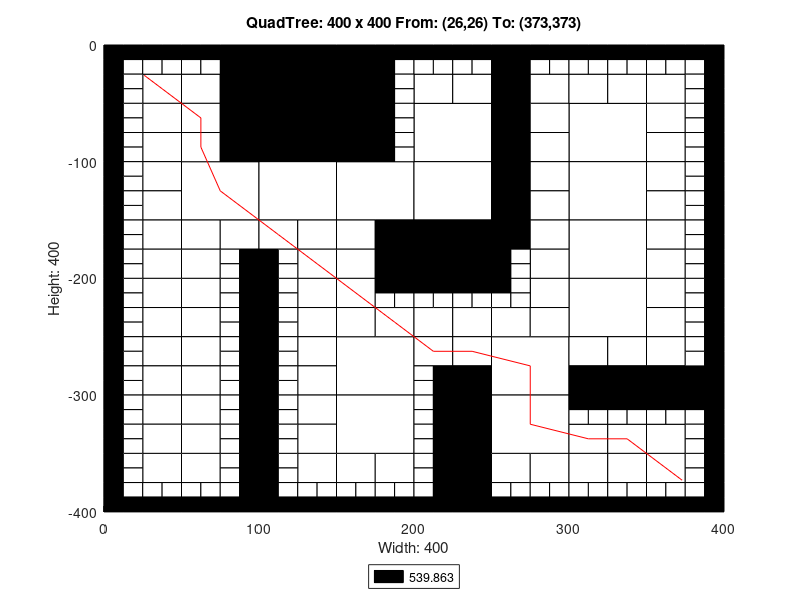

Source code (MATLAB):
axis([0 400 -400 0]);
title('QuadTree: 400 x 400 From: (26,26) To: (373,373)');
xlabel('Width: 400');
ylabel('Height: 400');
rectangle('Position',[100 -50 50 50], 'FaceColor',[0 0 0]);
rectangle('Position',[100 -100 50 50], 'FaceColor',[0 0 0]);
rectangle('Position',[50 -150 50 50], 'FaceColor',[1 1 1]);
rectangle('Position',[100 -150 50 50], 'FaceColor',[1 1 1]);
rectangle('Position',[150 -150 50 50], 'FaceColor',[1 1 1]);
rectangle('Position',[200 -100 50 50], 'FaceColor',[1 1 1]);
rectangle('Position',[300 -100 50 50], 'FaceColor',[1 1 1]);
rectangle('Position',[200 -150 50 50], 'FaceColor',[1 1 1]);
rectangle('Position',[200 -200 50 50], 'FaceColor',[0 0 0]);
rectangle('Position',[300 -150 50 50], 'FaceColor',[1 1 1]);
rectangle('Position',[300 -200 50 50], 'FaceColor',[1 1 1]);
rectangle('Position',[150 -300 50 50], 'FaceColor',[1 1 1]);
rectangle('Position',[150 -350 50 50], 'FaceColor',[1 1 1]);
rectangle('Position',[250 -300 50 50], 'FaceColor',[1 1 1]);
rectangle('Position',[300 -250 50 50], 'FaceColor',[1 1 1]);
rectangle('Position',[250 -350 50 50], 'FaceColor',[1 1 1]);
rectangle('Position',[25 -50 25 25], 'FaceColor',[1 1 1]);
rectangle('Position',[75 -25 25 25], 'FaceColor',[0 0 0]);
rectangle('Position',[50 -50 25 25], 'FaceColor',[1 1 1]);
rectangle('Position',[75 -50 25 25], 'FaceColor',[0 0 0]);
rectangle('Position',[25 -75 25 25], 'FaceColor',[1 1 1]);
rectangle('Position',[25 -100 25 25], 'FaceColor',[1 1 1]);
rectangle('Position',[50 -75 25 25], 'FaceColor',[1 1 1]);
rectangle('Position',[75 -75 25 25], 'FaceColor',[0 0 0]);
rectangle('Position',[50 -100 25 25], 'FaceColor',[1 1 1]);
rectangle('Position',[75 -100 25 25], 'FaceColor',[0 0 0]);
rectangle('Position',[150 -25 25 25], 'FaceColor',[0 0 0]);
rectangle('Position',[150 -50 25 25], 'FaceColor',[0 0 0]);
rectangle('Position',[150 -75 25 25], 'FaceColor',[0 0 0]);
rectangle('Position',[150 -100 25 25], 'FaceColor',[0 0 0]);
rectangle('Position',[25 -125 25 25], 'FaceColor',[1 1 1]);
rectangle('Position',[25 -150 25 25], 'FaceColor',[1 1 1]);
rectangle('Position',[25 -175 25 25], 'FaceColor',[1 1 1]);
rectangle('Position',[25 -200 25 25], 'FaceColor',[1 1 1]);
rectangle('Position',[50 -175 25 25], 'FaceColor',[1 1 1]);
rectangle('Position',[75 -175 25 25], 'FaceColor',[1 1 1]);
rectangle('Position',[50 -200 25 25], 'FaceColor',[1 1 1]);
rectangle('Position',[100 -175 25 25], 'FaceColor',[1 1 1]);
rectangle('Position',[125 -175 25 25], 'FaceColor',[1 1 1]);
rectangle('Position',[125 -200 25 25], 'FaceColor',[1 1 1]);
rectangle('Position',[150 -175 25 25], 'FaceColor',[1 1 1]);
rectangle('Position',[175 -175 25 25], 'FaceColor',[0 0 0]);
rectangle('Position',[150 -200 25 25], 'FaceColor',[1 1 1]);
rectangle('Position',[175 -200 25 25], 'FaceColor',[0 0 0]);
rectangle('Position',[200 -50 25 25], 'FaceColor',[1 1 1]);
rectangle('Position',[225 -50 25 25], 'FaceColor',[1 1 1]);
rectangle('Position',[250 -25 25 25], 'FaceColor',[0 0 0]);
rectangle('Position',[250 -50 25 25], 'FaceColor',[0 0 0]);
rectangle('Position',[275 -50 25 25], 'FaceColor',[1 1 1]);
rectangle('Position',[250 -75 25 25], 'FaceColor',[0 0 0]);
rectangle('Position',[275 -75 25 25], 'FaceColor',[1 1 1]);
rectangle('Position',[250 -100 25 25], 'FaceColor',[0 0 0]);
rectangle('Position',[275 -100 25 25], 'FaceColor',[1 1 1]);
rectangle('Position',[300 -50 25 25], 'FaceColor',[1 1 1]);
rectangle('Position',[325 -50 25 25], 'FaceColor',[1 1 1]);
rectangle('Position',[350 -50 25 25], 'FaceColor',[1 1 1]);
rectangle('Position',[350 -75 25 25], 'FaceColor',[1 1 1]);
rectangle('Position',[350 -100 25 25], 'FaceColor',[1 1 1]);
rectangle('Position',[250 -125 25 25], 'FaceColor',[0 0 0]);
rectangle('Position',[275 -125 25 25], 'FaceColor',[1 1 1]);
rectangle('Position',[250 -150 25 25], 'FaceColor',[0 0 0]);
rectangle('Position',[275 -150 25 25], 'FaceColor',[1 1 1]);
rectangle('Position',[250 -175 25 25], 'FaceColor',[0 0 0]);
rectangle('Position',[275 -175 25 25], 'FaceColor',[1 1 1]);
rectangle('Position',[275 -200 25 25], 'FaceColor',[1 1 1]);
rectangle('Position',[350 -125 25 25], 'FaceColor',[1 1 1]);
rectangle('Position',[350 -150 25 25], 'FaceColor',[1 1 1]);
rectangle('Position',[350 -175 25 25], 'FaceColor',[1 1 1]);
rectangle('Position',[350 -200 25 25], 'FaceColor',[1 1 1]);
rectangle('Position',[25 -225 25 25], 'FaceColor',[1 1 1]);
rectangle('Position',[25 -250 25 25], 'FaceColor',[1 1 1]);
rectangle('Position',[50 -225 25 25], 'FaceColor',[1 1 1]);
rectangle('Position',[50 -250 25 25], 'FaceColor',[1 1 1]);
rectangle('Position',[25 -275 25 25], 'FaceColor',[1 1 1]);
rectangle('Position',[25 -300 25 25], 'FaceColor',[1 1 1]);
rectangle('Position',[50 -275 25 25], 'FaceColor',[1 1 1]);
rectangle('Position',[50 -300 25 25], 'FaceColor',[1 1 1]);
rectangle('Position',[125 -225 25 25], 'FaceColor',[1 1 1]);
rectangle('Position',[125 -250 25 25], 'FaceColor',[1 1 1]);
rectangle('Position',[150 -225 25 25], 'FaceColor',[1 1 1]);
rectangle('Position',[150 -250 25 25], 'FaceColor',[1 1 1]);
rectangle('Position',[175 -250 25 25], 'FaceColor',[1 1 1]);
rectangle('Position',[125 -275 25 25], 'FaceColor',[1 1 1]);
rectangle('Position',[125 -300 25 25], 'FaceColor',[1 1 1]);
rectangle('Position',[25 -325 25 25], 'FaceColor',[1 1 1]);
rectangle('Position',[25 -350 25 25], 'FaceColor',[1 1 1]);
rectangle('Position',[50 -325 25 25], 'FaceColor',[1 1 1]);
rectangle('Position',[50 -350 25 25], 'FaceColor',[1 1 1]);
rectangle('Position',[25 -375 25 25], 'FaceColor',[1 1 1]);
rectangle('Position',[50 -375 25 25], 'FaceColor',[1 1 1]);
rectangle('Position',[125 -325 25 25], 'FaceColor',[1 1 1]);
rectangle('Position',[125 -350 25 25], 'FaceColor',[1 1 1]);
rectangle('Position',[125 -375 25 25], 'FaceColor',[1 1 1]);
rectangle('Position',[150 -375 25 25], 'FaceColor',[1 1 1]);
rectangle('Position',[175 -375 25 25], 'FaceColor',[1 1 1]);
rectangle('Position',[200 -250 25 25], 'FaceColor',[1 1 1]);
rectangle('Position',[225 -250 25 25], 'FaceColor',[1 1 1]);
rectangle('Position',[275 -225 25 25], 'FaceColor',[1 1 1]);
rectangle('Position',[250 -250 25 25], 'FaceColor',[1 1 1]);
rectangle('Position',[275 -250 25 25], 'FaceColor',[1 1 1]);
rectangle('Position',[200 -275 25 25], 'FaceColor',[1 1 1]);
rectangle('Position',[225 -275 25 25], 'FaceColor',[1 1 1]);
rectangle('Position',[225 -300 25 25], 'FaceColor',[0 0 0]);
rectangle('Position',[350 -225 25 25], 'FaceColor',[1 1 1]);
rectangle('Position',[350 -250 25 25], 'FaceColor',[1 1 1]);
rectangle('Position',[300 -275 25 25], 'FaceColor',[1 1 1]);
rectangle('Position',[325 -275 25 25], 'FaceColor',[1 1 1]);
rectangle('Position',[300 -300 25 25], 'FaceColor',[0 0 0]);
rectangle('Position',[325 -300 25 25], 'FaceColor',[0 0 0]);
rectangle('Position',[350 -275 25 25], 'FaceColor',[1 1 1]);
rectangle('Position',[350 -300 25 25], 'FaceColor',[0 0 0]);
rectangle('Position',[375 -300 25 25], 'FaceColor',[0 0 0]);
rectangle('Position',[225 -325 25 25], 'FaceColor',[0 0 0]);
rectangle('Position',[225 -350 25 25], 'FaceColor',[0 0 0]);
rectangle('Position',[225 -375 25 25], 'FaceColor',[0 0 0]);
rectangle('Position',[225 -400 25 25], 'FaceColor',[0 0 0]);
rectangle('Position',[250 -375 25 25], 'FaceColor',[1 1 1]);
rectangle('Position',[275 -375 25 25], 'FaceColor',[1 1 1]);
rectangle('Position',[300 -350 25 25], 'FaceColor',[1 1 1]);
rectangle('Position',[325 -350 25 25], 'FaceColor',[1 1 1]);
rectangle('Position',[350 -350 25 25], 'FaceColor',[1 1 1]);
rectangle('Position',[300 -375 25 25], 'FaceColor',[1 1 1]);
rectangle('Position',[325 -375 25 25], 'FaceColor',[1 1 1]);
rectangle('Position',[350 -375 25 25], 'FaceColor',[1 1 1]);
rectangle('Position',[0 -12.5 12.5 12.5], 'FaceColor',[0 0 0]);
rectangle('Position',[12.5 -12.5 12.5 12.5], 'FaceColor',[0 0 0]);
rectangle('Position',[0 -25 12.5 12.5], 'FaceColor',[0 0 0]);
rectangle('Position',[12.5 -25 12.5 12.5], 'FaceColor',[1 1 1]);
rectangle('Position',[25 -12.5 12.5 12.5], 'FaceColor',[0 0 0]);
rectangle('Position',[37.5 -12.5 12.5 12.5], 'FaceColor',[0 0 0]);
rectangle('Position',[25 -25 12.5 12.5], 'FaceColor',[1 1 1]);
rectangle('Position',[37.5 -25 12.5 12.5], 'FaceColor',[1 1 1]);
rectangle('Position',[0 -37.5 12.5 12.5], 'FaceColor',[0 0 0]);
rectangle('Position',[12.5 -37.5 12.5 12.5], 'FaceColor',[1 1 1]);
rectangle('Position',[0 -50 12.5 12.5], 'FaceColor',[0 0 0]);
rectangle('Position',[12.5 -50 12.5 12.5], 'FaceColor',[1 1 1]);
rectangle('Position',[50 -12.5 12.5 12.5], 'FaceColor',[0 0 0]);
rectangle('Position',[62.5 -12.5 12.5 12.5], 'FaceColor',[0 0 0]);
rectangle('Position',[50 -25 12.5 12.5], 'FaceColor',[1 1 1]);
rectangle('Position',[62.5 -25 12.5 12.5], 'FaceColor',[1 1 1]);
rectangle('Position',[0 -62.5 12.5 12.5], 'FaceColor',[0 0 0]);
rectangle('Position',[12.5 -62.5 12.5 12.5], 'FaceColor',[1 1 1]);
rectangle('Position',[0 -75 12.5 12.5], 'FaceColor',[0 0 0]);
rectangle('Position',[12.5 -75 12.5 12.5], 'FaceColor',[1 1 1]);
rectangle('Position',[0 -87.5 12.5 12.5], 'FaceColor',[0 0 0]);
rectangle('Position',[12.5 -87.5 12.5 12.5], 'FaceColor',[1 1 1]);
rectangle('Position',[0 -100 12.5 12.5], 'FaceColor',[0 0 0]);
rectangle('Position',[12.5 -100 12.5 12.5], 'FaceColor',[1 1 1]);
rectangle('Position',[175 -12.5 12.5 12.5], 'FaceColor',[0 0 0]);
rectangle('Position',[187.5 -12.5 12.5 12.5], 'FaceColor',[0 0 0]);
rectangle('Position',[175 -25 12.5 12.5], 'FaceColor',[0 0 0]);
rectangle('Position',[187.5 -25 12.5 12.5], 'FaceColor',[1 1 1]);
rectangle('Position',[175 -37.5 12.5 12.5], 'FaceColor',[0 0 0]);
rectangle('Position',[187.5 -37.5 12.5 12.5], 'FaceColor',[1 1 1]);
rectangle('Position',[175 -50 12.5 12.5], 'FaceColor',[0 0 0]);
rectangle('Position',[187.5 -50 12.5 12.5], 'FaceColor',[1 1 1]);
rectangle('Position',[175 -62.5 12.5 12.5], 'FaceColor',[0 0 0]);
rectangle('Position',[187.5 -62.5 12.5 12.5], 'FaceColor',[1 1 1]);
rectangle('Position',[175 -75 12.5 12.5], 'FaceColor',[0 0 0]);
rectangle('Position',[187.5 -75 12.5 12.5], 'FaceColor',[1 1 1]);
rectangle('Position',[175 -87.5 12.5 12.5], 'FaceColor',[0 0 0]);
rectangle('Position',[187.5 -87.5 12.5 12.5], 'FaceColor',[1 1 1]);
rectangle('Position',[175 -100 12.5 12.5], 'FaceColor',[0 0 0]);
rectangle('Position',[187.5 -100 12.5 12.5], 'FaceColor',[1 1 1]);
rectangle('Position',[0 -112.5 12.5 12.5], 'FaceColor',[0 0 0]);
rectangle('Position',[12.5 -112.5 12.5 12.5], 'FaceColor',[1 1 1]);
rectangle('Position',[0 -125 12.5 12.5], 'FaceColor',[0 0 0]);
rectangle('Position',[12.5 -125 12.5 12.5], 'FaceColor',[1 1 1]);
rectangle('Position',[0 -137.5 12.5 12.5], 'FaceColor',[0 0 0]);
rectangle('Position',[12.5 -137.5 12.5 12.5], 'FaceColor',[1 1 1]);
rectangle('Position',[0 -150 12.5 12.5], 'FaceColor',[0 0 0]);
rectangle('Position',[12.5 -150 12.5 12.5], 'FaceColor',[1 1 1]);
rectangle('Position',[0 -162.5 12.5 12.5], 'FaceColor',[0 0 0]);
rectangle('Position',[12.5 -162.5 12.5 12.5], 'FaceColor',[1 1 1]);
rectangle('Position',[0 -175 12.5 12.5], 'FaceColor',[0 0 0]);
rectangle('Position',[12.5 -175 12.5 12.5], 'FaceColor',[1 1 1]);
rectangle('Position',[0 -187.5 12.5 12.5], 'FaceColor',[0 0 0]);
rectangle('Position',[12.5 -187.5 12.5 12.5], 'FaceColor',[1 1 1]);
rectangle('Position',[0 -200 12.5 12.5], 'FaceColor',[0 0 0]);
rectangle('Position',[12.5 -200 12.5 12.5], 'FaceColor',[1 1 1]);
rectangle('Position',[75 -187.5 12.5 12.5], 'FaceColor',[1 1 1]);
rectangle('Position',[87.5 -187.5 12.5 12.5], 'FaceColor',[0 0 0]);
rectangle('Position',[75 -200 12.5 12.5], 'FaceColor',[1 1 1]);
rectangle('Position',[87.5 -200 12.5 12.5], 'FaceColor',[0 0 0]);
rectangle('Position',[100 -187.5 12.5 12.5], 'FaceColor',[0 0 0]);
rectangle('Position',[112.5 -187.5 12.5 12.5], 'FaceColor',[1 1 1]);
rectangle('Position',[100 -200 12.5 12.5], 'FaceColor',[0 0 0]);
rectangle('Position',[112.5 -200 12.5 12.5], 'FaceColor',[1 1 1]);
rectangle('Position',[200 -12.5 12.5 12.5], 'FaceColor',[0 0 0]);
rectangle('Position',[212.5 -12.5 12.5 12.5], 'FaceColor',[0 0 0]);
rectangle('Position',[200 -25 12.5 12.5], 'FaceColor',[1 1 1]);
rectangle('Position',[212.5 -25 12.5 12.5], 'FaceColor',[1 1 1]);
rectangle('Position',[225 -12.5 12.5 12.5], 'FaceColor',[0 0 0]);
rectangle('Position',[237.5 -12.5 12.5 12.5], 'FaceColor',[0 0 0]);
rectangle('Position',[225 -25 12.5 12.5], 'FaceColor',[1 1 1]);
rectangle('Position',[237.5 -25 12.5 12.5], 'FaceColor',[1 1 1]);
rectangle('Position',[275 -12.5 12.5 12.5], 'FaceColor',[0 0 0]);
rectangle('Position',[287.5 -12.5 12.5 12.5], 'FaceColor',[0 0 0]);
rectangle('Position',[275 -25 12.5 12.5], 'FaceColor',[1 1 1]);
rectangle('Position',[287.5 -25 12.5 12.5], 'FaceColor',[1 1 1]);
rectangle('Position',[300 -12.5 12.5 12.5], 'FaceColor',[0 0 0]);
rectangle('Position',[312.5 -12.5 12.5 12.5], 'FaceColor',[0 0 0]);
rectangle('Position',[300 -25 12.5 12.5], 'FaceColor',[1 1 1]);
rectangle('Position',[312.5 -25 12.5 12.5], 'FaceColor',[1 1 1]);
rectangle('Position',[325 -12.5 12.5 12.5], 'FaceColor',[0 0 0]);
rectangle('Position',[337.5 -12.5 12.5 12.5], 'FaceColor',[0 0 0]);
rectangle('Position',[325 -25 12.5 12.5], 'FaceColor',[1 1 1]);
rectangle('Position',[337.5 -25 12.5 12.5], 'FaceColor',[1 1 1]);
rectangle('Position',[350 -12.5 12.5 12.5], 'FaceColor',[0 0 0]);
rectangle('Position',[362.5 -12.5 12.5 12.5], 'FaceColor',[0 0 0]);
rectangle('Position',[350 -25 12.5 12.5], 'FaceColor',[1 1 1]);
rectangle('Position',[362.5 -25 12.5 12.5], 'FaceColor',[1 1 1]);
rectangle('Position',[375 -12.5 12.5 12.5], 'FaceColor',[0 0 0]);
rectangle('Position',[387.5 -12.5 12.5 12.5], 'FaceColor',[0 0 0]);
rectangle('Position',[375 -25 12.5 12.5], 'FaceColor',[1 1 1]);
rectangle('Position',[387.5 -25 12.5 12.5], 'FaceColor',[0 0 0]);
rectangle('Position',[375 -37.5 12.5 12.5], 'FaceColor',[1 1 1]);
rectangle('Position',[387.5 -37.5 12.5 12.5], 'FaceColor',[0 0 0]);
rectangle('Position',[375 -50 12.5 12.5], 'FaceColor',[1 1 1]);
rectangle('Position',[387.5 -50 12.5 12.5], 'FaceColor',[0 0 0]);
rectangle('Position',[375 -62.5 12.5 12.5], 'FaceColor',[1 1 1]);
rectangle('Position',[387.5 -62.5 12.5 12.5], 'FaceColor',[0 0 0]);
rectangle('Position',[375 -75 12.5 12.5], 'FaceColor',[1 1 1]);
rectangle('Position',[387.5 -75 12.5 12.5], 'FaceColor',[0 0 0]);
rectangle('Position',[375 -87.5 12.5 12.5], 'FaceColor',[1 1 1]);
rectangle('Position',[387.5 -87.5 12.5 12.5], 'FaceColor',[0 0 0]);
rectangle('Position',[375 -100 12.5 12.5], 'FaceColor',[1 1 1]);
rectangle('Position',[387.5 -100 12.5 12.5], 'FaceColor',[0 0 0]);
rectangle('Position',[250 -187.5 12.5 12.5], 'FaceColor',[0 0 0]);
rectangle('Position',[262.5 -187.5 12.5 12.5], 'FaceColor',[1 1 1]);
rectangle('Position',[250 -200 12.5 12.5], 'FaceColor',[0 0 0]);
rectangle('Position',[262.5 -200 12.5 12.5], 'FaceColor',[1 1 1]);
rectangle('Position',[375 -112.5 12.5 12.5], 'FaceColor',[1 1 1]);
rectangle('Position',[387.5 -112.5 12.5 12.5], 'FaceColor',[0 0 0]);
rectangle('Position',[375 -125 12.5 12.5], 'FaceColor',[1 1 1]);
rectangle('Position',[387.5 -125 12.5 12.5], 'FaceColor',[0 0 0]);
rectangle('Position',[375 -137.5 12.5 12.5], 'FaceColor',[1 1 1]);
rectangle('Position',[387.5 -137.5 12.5 12.5], 'FaceColor',[0 0 0]);
rectangle('Position',[375 -150 12.5 12.5], 'FaceColor',[1 1 1]);
rectangle('Position',[387.5 -150 12.5 12.5], 'FaceColor',[0 0 0]);
rectangle('Position',[375 -162.5 12.5 12.5], 'FaceColor',[1 1 1]);
rectangle('Position',[387.5 -162.5 12.5 12.5], 'FaceColor',[0 0 0]);
rectangle('Position',[375 -175 12.5 12.5], 'FaceColor',[1 1 1]);
rectangle('Position',[387.5 -175 12.5 12.5], 'FaceColor',[0 0 0]);
rectangle('Position',[375 -187.5 12.5 12.5], 'FaceColor',[1 1 1]);
rectangle('Position',[387.5 -187.5 12.5 12.5], 'FaceColor',[0 0 0]);
rectangle('Position',[375 -200 12.5 12.5], 'FaceColor',[1 1 1]);
rectangle('Position',[387.5 -200 12.5 12.5], 'FaceColor',[0 0 0]);
rectangle('Position',[0 -212.5 12.5 12.5], 'FaceColor',[0 0 0]);
rectangle('Position',[12.5 -212.5 12.5 12.5], 'FaceColor',[1 1 1]);
rectangle('Position',[0 -225 12.5 12.5], 'FaceColor',[0 0 0]);
rectangle('Position',[12.5 -225 12.5 12.5], 'FaceColor',[1 1 1]);
rectangle('Position',[0 -237.5 12.5 12.5], 'FaceColor',[0 0 0]);
rectangle('Position',[12.5 -237.5 12.5 12.5], 'FaceColor',[1 1 1]);
rectangle('Position',[0 -250 12.5 12.5], 'FaceColor',[0 0 0]);
rectangle('Position',[12.5 -250 12.5 12.5], 'FaceColor',[1 1 1]);
rectangle('Position',[75 -212.5 12.5 12.5], 'FaceColor',[1 1 1]);
rectangle('Position',[87.5 -212.5 12.5 12.5], 'FaceColor',[0 0 0]);
rectangle('Position',[75 -225 12.5 12.5], 'FaceColor',[1 1 1]);
rectangle('Position',[87.5 -225 12.5 12.5], 'FaceColor',[0 0 0]);
rectangle('Position',[75 -237.5 12.5 12.5], 'FaceColor',[1 1 1]);
rectangle('Position',[87.5 -237.5 12.5 12.5], 'FaceColor',[0 0 0]);
rectangle('Position',[75 -250 12.5 12.5], 'FaceColor',[1 1 1]);
rectangle('Position',[87.5 -250 12.5 12.5], 'FaceColor',[0 0 0]);
rectangle('Position',[0 -262.5 12.5 12.5], 'FaceColor',[0 0 0]);
rectangle('Position',[12.5 -262.5 12.5 12.5], 'FaceColor',[1 1 1]);
rectangle('Position',[0 -275 12.5 12.5], 'FaceColor',[0 0 0]);
rectangle('Position',[12.5 -275 12.5 12.5], 'FaceColor',[1 1 1]);
rectangle('Position',[0 -287.5 12.5 12.5], 'FaceColor',[0 0 0]);
rectangle('Position',[12.5 -287.5 12.5 12.5], 'FaceColor',[1 1 1]);
rectangle('Position',[0 -300 12.5 12.5], 'FaceColor',[0 0 0]);
rectangle('Position',[12.5 -300 12.5 12.5], 'FaceColor',[1 1 1]);
rectangle('Position',[75 -262.5 12.5 12.5], 'FaceColor',[1 1 1]);
rectangle('Position',[87.5 -262.5 12.5 12.5], 'FaceColor',[0 0 0]);
rectangle('Position',[75 -275 12.5 12.5], 'FaceColor',[1 1 1]);
rectangle('Position',[87.5 -275 12.5 12.5], 'FaceColor',[0 0 0]);
rectangle('Position',[75 -287.5 12.5 12.5], 'FaceColor',[1 1 1]);
rectangle('Position',[87.5 -287.5 12.5 12.5], 'FaceColor',[0 0 0]);
rectangle('Position',[75 -300 12.5 12.5], 'FaceColor',[1 1 1]);
rectangle('Position',[87.5 -300 12.5 12.5], 'FaceColor',[0 0 0]);
rectangle('Position',[100 -212.5 12.5 12.5], 'FaceColor',[0 0 0]);
rectangle('Position',[112.5 -212.5 12.5 12.5], 'FaceColor',[1 1 1]);
rectangle('Position',[100 -225 12.5 12.5], 'FaceColor',[0 0 0]);
rectangle('Position',[112.5 -225 12.5 12.5], 'FaceColor',[1 1 1]);
rectangle('Position',[100 -237.5 12.5 12.5], 'FaceColor',[0 0 0]);
rectangle('Position',[112.5 -237.5 12.5 12.5], 'FaceColor',[1 1 1]);
rectangle('Position',[100 -250 12.5 12.5], 'FaceColor',[0 0 0]);
rectangle('Position',[112.5 -250 12.5 12.5], 'FaceColor',[1 1 1]);
rectangle('Position',[175 -212.5 12.5 12.5], 'FaceColor',[0 0 0]);
rectangle('Position',[187.5 -212.5 12.5 12.5], 'FaceColor',[0 0 0]);
rectangle('Position',[175 -225 12.5 12.5], 'FaceColor',[1 1 1]);
rectangle('Position',[187.5 -225 12.5 12.5], 'FaceColor',[1 1 1]);
rectangle('Position',[100 -262.5 12.5 12.5], 'FaceColor',[0 0 0]);
rectangle('Position',[112.5 -262.5 12.5 12.5], 'FaceColor',[1 1 1]);
rectangle('Position',[100 -275 12.5 12.5], 'FaceColor',[0 0 0]);
rectangle('Position',[112.5 -275 12.5 12.5], 'FaceColor',[1 1 1]);
rectangle('Position',[100 -287.5 12.5 12.5], 'FaceColor',[0 0 0]);
rectangle('Position',[112.5 -287.5 12.5 12.5], 'FaceColor',[1 1 1]);
rectangle('Position',[100 -300 12.5 12.5], 'FaceColor',[0 0 0]);
rectangle('Position',[112.5 -300 12.5 12.5], 'FaceColor',[1 1 1]);
rectangle('Position',[0 -312.5 12.5 12.5], 'FaceColor',[0 0 0]);
rectangle('Position',[12.5 -312.5 12.5 12.5], 'FaceColor',[1 1 1]);
rectangle('Position',[0 -325 12.5 12.5], 'FaceColor',[0 0 0]);
rectangle('Position',[12.5 -325 12.5 12.5], 'FaceColor',[1 1 1]);
rectangle('Position',[0 -337.5 12.5 12.5], 'FaceColor',[0 0 0]);
rectangle('Position',[12.5 -337.5 12.5 12.5], 'FaceColor',[1 1 1]);
rectangle('Position',[0 -350 12.5 12.5], 'FaceColor',[0 0 0]);
rectangle('Position',[12.5 -350 12.5 12.5], 'FaceColor',[1 1 1]);
rectangle('Position',[75 -312.5 12.5 12.5], 'FaceColor',[1 1 1]);
rectangle('Position',[87.5 -312.5 12.5 12.5], 'FaceColor',[0 0 0]);
rectangle('Position',[75 -325 12.5 12.5], 'FaceColor',[1 1 1]);
rectangle('Position',[87.5 -325 12.5 12.5], 'FaceColor',[0 0 0]);
rectangle('Position',[75 -337.5 12.5 12.5], 'FaceColor',[1 1 1]);
rectangle('Position',[87.5 -337.5 12.5 12.5], 'FaceColor',[0 0 0]);
rectangle('Position',[75 -350 12.5 12.5], 'FaceColor',[1 1 1]);
rectangle('Position',[87.5 -350 12.5 12.5], 'FaceColor',[0 0 0]);
rectangle('Position',[0 -362.5 12.5 12.5], 'FaceColor',[0 0 0]);
rectangle('Position',[12.5 -362.5 12.5 12.5], 'FaceColor',[1 1 1]);
rectangle('Position',[0 -375 12.5 12.5], 'FaceColor',[0 0 0]);
rectangle('Position',[12.5 -375 12.5 12.5], 'FaceColor',[1 1 1]);
rectangle('Position',[0 -387.5 12.5 12.5], 'FaceColor',[0 0 0]);
rectangle('Position',[12.5 -387.5 12.5 12.5], 'FaceColor',[1 1 1]);
rectangle('Position',[0 -400 12.5 12.5], 'FaceColor',[0 0 0]);
rectangle('Position',[12.5 -400 12.5 12.5], 'FaceColor',[0 0 0]);
rectangle('Position',[25 -387.5 12.5 12.5], 'FaceColor',[1 1 1]);
rectangle('Position',[37.5 -387.5 12.5 12.5], 'FaceColor',[1 1 1]);
rectangle('Position',[25 -400 12.5 12.5], 'FaceColor',[0 0 0]);
rectangle('Position',[37.5 -400 12.5 12.5], 'FaceColor',[0 0 0]);
rectangle('Position',[75 -362.5 12.5 12.5], 'FaceColor',[1 1 1]);
rectangle('Position',[87.5 -362.5 12.5 12.5], 'FaceColor',[0 0 0]);
rectangle('Position',[75 -375 12.5 12.5], 'FaceColor',[1 1 1]);
rectangle('Position',[87.5 -375 12.5 12.5], 'FaceColor',[0 0 0]);
rectangle('Position',[50 -387.5 12.5 12.5], 'FaceColor',[1 1 1]);
rectangle('Position',[62.5 -387.5 12.5 12.5], 'FaceColor',[1 1 1]);
rectangle('Position',[50 -400 12.5 12.5], 'FaceColor',[0 0 0]);
rectangle('Position',[62.5 -400 12.5 12.5], 'FaceColor',[0 0 0]);
rectangle('Position',[75 -387.5 12.5 12.5], 'FaceColor',[1 1 1]);
rectangle('Position',[87.5 -387.5 12.5 12.5], 'FaceColor',[0 0 0]);
rectangle('Position',[75 -400 12.5 12.5], 'FaceColor',[0 0 0]);
rectangle('Position',[87.5 -400 12.5 12.5], 'FaceColor',[0 0 0]);
rectangle('Position',[100 -312.5 12.5 12.5], 'FaceColor',[0 0 0]);
rectangle('Position',[112.5 -312.5 12.5 12.5], 'FaceColor',[1 1 1]);
rectangle('Position',[100 -325 12.5 12.5], 'FaceColor',[0 0 0]);
rectangle('Position',[112.5 -325 12.5 12.5], 'FaceColor',[1 1 1]);
rectangle('Position',[100 -337.5 12.5 12.5], 'FaceColor',[0 0 0]);
rectangle('Position',[112.5 -337.5 12.5 12.5], 'FaceColor',[1 1 1]);
rectangle('Position',[100 -350 12.5 12.5], 'FaceColor',[0 0 0]);
rectangle('Position',[112.5 -350 12.5 12.5], 'FaceColor',[1 1 1]);
rectangle('Position',[100 -362.5 12.5 12.5], 'FaceColor',[0 0 0]);
rectangle('Position',[112.5 -362.5 12.5 12.5], 'FaceColor',[1 1 1]);
rectangle('Position',[100 -375 12.5 12.5], 'FaceColor',[0 0 0]);
rectangle('Position',[112.5 -375 12.5 12.5], 'FaceColor',[1 1 1]);
rectangle('Position',[100 -387.5 12.5 12.5], 'FaceColor',[0 0 0]);
rectangle('Position',[112.5 -387.5 12.5 12.5], 'FaceColor',[1 1 1]);
rectangle('Position',[100 -400 12.5 12.5], 'FaceColor',[0 0 0]);
rectangle('Position',[112.5 -400 12.5 12.5], 'FaceColor',[0 0 0]);
rectangle('Position',[125 -387.5 12.5 12.5], 'FaceColor',[1 1 1]);
rectangle('Position',[137.5 -387.5 12.5 12.5], 'FaceColor',[1 1 1]);
rectangle('Position',[125 -400 12.5 12.5], 'FaceColor',[0 0 0]);
rectangle('Position',[137.5 -400 12.5 12.5], 'FaceColor',[0 0 0]);
rectangle('Position',[150 -387.5 12.5 12.5], 'FaceColor',[1 1 1]);
rectangle('Position',[162.5 -387.5 12.5 12.5], 'FaceColor',[1 1 1]);
rectangle('Position',[150 -400 12.5 12.5], 'FaceColor',[0 0 0]);
rectangle('Position',[162.5 -400 12.5 12.5], 'FaceColor',[0 0 0]);
rectangle('Position',[175 -387.5 12.5 12.5], 'FaceColor',[1 1 1]);
rectangle('Position',[187.5 -387.5 12.5 12.5], 'FaceColor',[1 1 1]);
rectangle('Position',[175 -400 12.5 12.5], 'FaceColor',[0 0 0]);
rectangle('Position',[187.5 -400 12.5 12.5], 'FaceColor',[0 0 0]);
rectangle('Position',[200 -212.5 12.5 12.5], 'FaceColor',[0 0 0]);
rectangle('Position',[212.5 -212.5 12.5 12.5], 'FaceColor',[0 0 0]);
rectangle('Position',[200 -225 12.5 12.5], 'FaceColor',[1 1 1]);
rectangle('Position',[212.5 -225 12.5 12.5], 'FaceColor',[1 1 1]);
rectangle('Position',[225 -212.5 12.5 12.5], 'FaceColor',[0 0 0]);
rectangle('Position',[237.5 -212.5 12.5 12.5], 'FaceColor',[0 0 0]);
rectangle('Position',[225 -225 12.5 12.5], 'FaceColor',[1 1 1]);
rectangle('Position',[237.5 -225 12.5 12.5], 'FaceColor',[1 1 1]);
rectangle('Position',[250 -212.5 12.5 12.5], 'FaceColor',[0 0 0]);
rectangle('Position',[262.5 -212.5 12.5 12.5], 'FaceColor',[1 1 1]);
rectangle('Position',[250 -225 12.5 12.5], 'FaceColor',[1 1 1]);
rectangle('Position',[262.5 -225 12.5 12.5], 'FaceColor',[1 1 1]);
rectangle('Position',[200 -287.5 12.5 12.5], 'FaceColor',[1 1 1]);
rectangle('Position',[212.5 -287.5 12.5 12.5], 'FaceColor',[0 0 0]);
rectangle('Position',[200 -300 12.5 12.5], 'FaceColor',[1 1 1]);
rectangle('Position',[212.5 -300 12.5 12.5], 'FaceColor',[0 0 0]);
rectangle('Position',[375 -212.5 12.5 12.5], 'FaceColor',[1 1 1]);
rectangle('Position',[387.5 -212.5 12.5 12.5], 'FaceColor',[0 0 0]);
rectangle('Position',[375 -225 12.5 12.5], 'FaceColor',[1 1 1]);
rectangle('Position',[387.5 -225 12.5 12.5], 'FaceColor',[0 0 0]);
rectangle('Position',[375 -237.5 12.5 12.5], 'FaceColor',[1 1 1]);
rectangle('Position',[387.5 -237.5 12.5 12.5], 'FaceColor',[0 0 0]);
rectangle('Position',[375 -250 12.5 12.5], 'FaceColor',[1 1 1]);
rectangle('Position',[387.5 -250 12.5 12.5], 'FaceColor',[0 0 0]);
rectangle('Position',[375 -262.5 12.5 12.5], 'FaceColor',[1 1 1]);
rectangle('Position',[387.5 -262.5 12.5 12.5], 'FaceColor',[0 0 0]);
rectangle('Position',[375 -275 12.5 12.5], 'FaceColor',[1 1 1]);
rectangle('Position',[387.5 -275 12.5 12.5], 'FaceColor',[0 0 0]);
rectangle('Position',[200 -312.5 12.5 12.5], 'FaceColor',[1 1 1]);
rectangle('Position',[212.5 -312.5 12.5 12.5], 'FaceColor',[0 0 0]);
rectangle('Position',[200 -325 12.5 12.5], 'FaceColor',[1 1 1]);
rectangle('Position',[212.5 -325 12.5 12.5], 'FaceColor',[0 0 0]);
rectangle('Position',[200 -337.5 12.5 12.5], 'FaceColor',[1 1 1]);
rectangle('Position',[212.5 -337.5 12.5 12.5], 'FaceColor',[0 0 0]);
rectangle('Position',[200 -350 12.5 12.5], 'FaceColor',[1 1 1]);
rectangle('Position',[212.5 -350 12.5 12.5], 'FaceColor',[0 0 0]);
rectangle('Position',[200 -362.5 12.5 12.5], 'FaceColor',[1 1 1]);
rectangle('Position',[212.5 -362.5 12.5 12.5], 'FaceColor',[0 0 0]);
rectangle('Position',[200 -375 12.5 12.5], 'FaceColor',[1 1 1]);
rectangle('Position',[212.5 -375 12.5 12.5], 'FaceColor',[0 0 0]);
rectangle('Position',[200 -387.5 12.5 12.5], 'FaceColor',[1 1 1]);
rectangle('Position',[212.5 -387.5 12.5 12.5], 'FaceColor',[0 0 0]);
rectangle('Position',[200 -400 12.5 12.5], 'FaceColor',[0 0 0]);
rectangle('Position',[212.5 -400 12.5 12.5], 'FaceColor',[0 0 0]);
rectangle('Position',[250 -387.5 12.5 12.5], 'FaceColor',[1 1 1]);
rectangle('Position',[262.5 -387.5 12.5 12.5], 'FaceColor',[1 1 1]);
rectangle('Position',[250 -400 12.5 12.5], 'FaceColor',[0 0 0]);
rectangle('Position',[262.5 -400 12.5 12.5], 'FaceColor',[0 0 0]);
rectangle('Position',[275 -387.5 12.5 12.5], 'FaceColor',[1 1 1]);
rectangle('Position',[287.5 -387.5 12.5 12.5], 'FaceColor',[1 1 1]);
rectangle('Position',[275 -400 12.5 12.5], 'FaceColor',[0 0 0]);
rectangle('Position',[287.5 -400 12.5 12.5], 'FaceColor',[0 0 0]);
rectangle('Position',[300 -312.5 12.5 12.5], 'FaceColor',[0 0 0]);
rectangle('Position',[312.5 -312.5 12.5 12.5], 'FaceColor',[0 0 0]);
rectangle('Position',[300 -325 12.5 12.5], 'FaceColor',[1 1 1]);
rectangle('Position',[312.5 -325 12.5 12.5], 'FaceColor',[1 1 1]);
rectangle('Position',[325 -312.5 12.5 12.5], 'FaceColor',[0 0 0]);
rectangle('Position',[337.5 -312.5 12.5 12.5], 'FaceColor',[0 0 0]);
rectangle('Position',[325 -325 12.5 12.5], 'FaceColor',[1 1 1]);
rectangle('Position',[337.5 -325 12.5 12.5], 'FaceColor',[1 1 1]);
rectangle('Position',[350 -312.5 12.5 12.5], 'FaceColor',[0 0 0]);
rectangle('Position',[362.5 -312.5 12.5 12.5], 'FaceColor',[0 0 0]);
rectangle('Position',[350 -325 12.5 12.5], 'FaceColor',[1 1 1]);
rectangle('Position',[362.5 -325 12.5 12.5], 'FaceColor',[1 1 1]);
rectangle('Position',[375 -312.5 12.5 12.5], 'FaceColor',[0 0 0]);
rectangle('Position',[387.5 -312.5 12.5 12.5], 'FaceColor',[0 0 0]);
rectangle('Position',[375 -325 12.5 12.5], 'FaceColor',[1 1 1]);
rectangle('Position',[387.5 -325 12.5 12.5], 'FaceColor',[0 0 0]);
rectangle('Position',[375 -337.5 12.5 12.5], 'FaceColor',[1 1 1]);
rectangle('Position',[387.5 -337.5 12.5 12.5], 'FaceColor',[0 0 0]);
rectangle('Position',[375 -350 12.5 12.5], 'FaceColor',[1 1 1]);
rectangle('Position',[387.5 -350 12.5 12.5], 'FaceColor',[0 0 0]);
rectangle('Position',[300 -387.5 12.5 12.5], 'FaceColor',[1 1 1]);
rectangle('Position',[312.5 -387.5 12.5 12.5], 'FaceColor',[1 1 1]);
rectangle('Position',[300 -400 12.5 12.5], 'FaceColor',[0 0 0]);
rectangle('Position',[312.5 -400 12.5 12.5], 'FaceColor',[0 0 0]);
rectangle('Position',[325 -387.5 12.5 12.5], 'FaceColor',[1 1 1]);
rectangle('Position',[337.5 -387.5 12.5 12.5], 'FaceColor',[1 1 1]);
rectangle('Position',[325 -400 12.5 12.5], 'FaceColor',[0 0 0]);
rectangle('Position',[337.5 -400 12.5 12.5], 'FaceColor',[0 0 0]);
rectangle('Position',[375 -362.5 12.5 12.5], 'FaceColor',[1 1 1]);
rectangle('Position',[387.5 -362.5 12.5 12.5], 'FaceColor',[0 0 0]);
rectangle('Position',[375 -375 12.5 12.5], 'FaceColor',[1 1 1]);
rectangle('Position',[387.5 -375 12.5 12.5], 'FaceColor',[0 0 0]);
rectangle('Position',[350 -387.5 12.5 12.5], 'FaceColor',[1 1 1]);
rectangle('Position',[362.5 -387.5 12.5 12.5], 'FaceColor',[1 1 1]);
rectangle('Position',[350 -400 12.5 12.5], 'FaceColor',[0 0 0]);
rectangle('Position',[362.5 -400 12.5 12.5], 'FaceColor',[0 0 0]);
rectangle('Position',[375 -387.5 12.5 12.5], 'FaceColor',[1 1 1]);
rectangle('Position',[387.5 -387.5 12.5 12.5], 'FaceColor',[0 0 0]);
rectangle('Position',[375 -400 12.5 12.5], 'FaceColor',[0 0 0]);
rectangle('Position',[387.5 -400 12.5 12.5], 'FaceColor',[0 0 0]);
X=[373,362.5,337.5,312.5,275,275,237.5,212.5,187.5,162.5,137.5,112.5,75,62.5,62.5,37.5,26];
Y=[-373,-362.5,-337.5,-337.5,-325,-275,-262.5,-262.5,-237.5,-212.5,-187.5,-162.5,-125,-87.5,-62.5,-37.5,-26];
hold on;
plot(X,Y,'r');
legend('539.863','Location','southoutside');
